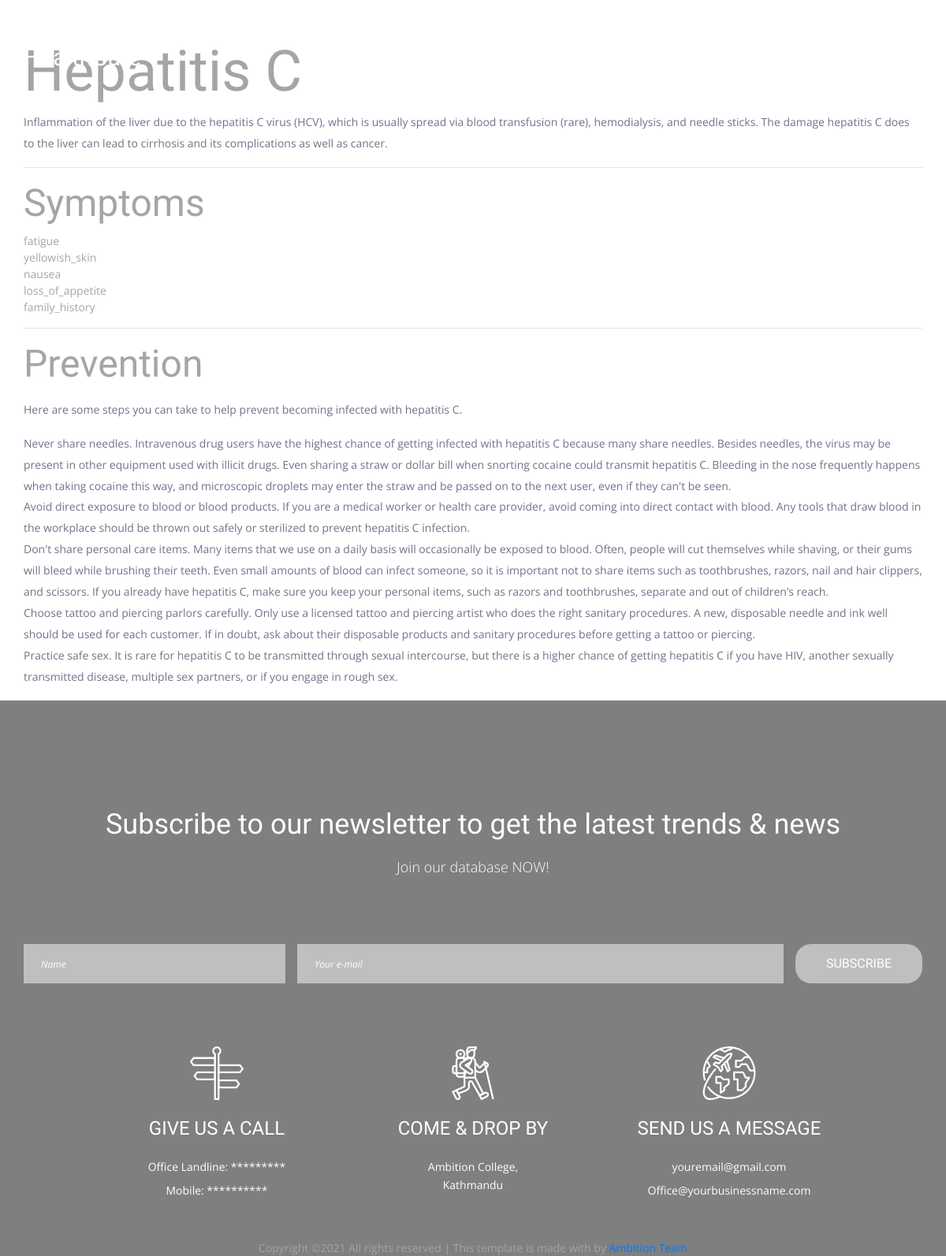
/disease/29/detail, run on the app's committed database.
### predict/models.py (models this page shows, shortened)
class Disease(models.Model):
    name = models.CharField(max_length = 50, unique=True)
    description = models.TextField(null=True, blank=True)
    disease_symptom = models.ManyToManyField(Symptom, blank=True)
    prevention = models.TextField(default="")
    class Meta:
        ordering = ["name"]

class Symptom(models.Model):
    name = models.CharField(max_length = 50, unique=True)

### predict/views.py (the view)
# urls.py: path('disease/<int:id>/detail', views.disease_detail, name="disease_detail"),
def disease_detail(request, id):
    disease = get_object_or_404(Disease, id=id)
    return render(request, "predict/detail.html", {
        "disease": disease
    })

### predict/templates/predict/detail.html (shortened to what this page needs)
{% extends "base.html" %}
{% block content %}
<div class="container mt-5">
    <h1>{{ disease.name }}</h1>
    <p>{{ disease.description }}</p>
    <hr>
    <h2>Symptoms</h2>
    <ul>
        {% for s in disease.disease_symptom.all %}
            <li>{{ s.name }}</li>
        {% endfor %}
    </ul>
    <hr>
    <h2>Prevention</h2>
    <p>{{ disease.prevention|linebreaks  }}</p>
</div>
{% endblock %}

### templates/base.html (shortened to what this page needs)
{% load static %}
<!DOCTYPE html>
<html lang="en">
<head>
<link rel="stylesheet" type="text/css" href="{% static 'styles/bootstrap4/bootstrap.min.css' %}">
<link href="{% static 'plugins/font-awesome-4.7.0/css/font-awesome.min.css' %}" rel="stylesheet" type="text/css">
<link rel="stylesheet" type="text/css" href="{% static 'plugins/OwlCarousel2-2.2.1/owl.carousel.css' %}">
<link rel="stylesheet" type="text/css" href="{% static 'plugins/OwlCarousel2-2.2.1/owl.theme.default.css' %}">
<link rel="stylesheet" type="text/css" href="{% static 'plugins/OwlCarousel2-2.2.1/animate.css' %}">
<link rel="stylesheet" type="text/css" href="{% static 'styles/main_styles.css' %}">
<link rel="stylesheet" type="text/css" href="{% static 'styles/responsive.css' %}">
</head>
<body>
{% include "header.html" %}
<div class="super_container">
    {% block content %}
    {% endblock %}
{% include "footer.html" %}
</div>
</body>
</html>

### templates/header.html (shortened to what this page needs)
{% load static %}
	<header class="header">
		<div class="container">
			<div class="row">
				<div class="col">
					<div class="header_content d-flex flex-row align-items-center justify-content-start">
						<div class="header_content_inner d-flex flex-row align-items-end justify-content-start">
							<div class="logo"><a href="{% url 'predict:index'%}">HealthCare</a></div>
							<nav class="main_nav">
								<ul class="d-flex flex-row align-items-start justify-content-start">
									<li class="active"><a href="{% url 'predict:index'%}">Home</a></li>
									<li><a href="/">About us</a></li>
									<li><a href="#">ALL disease</a></li>
									<li><a href="/">News</a></li>
								</ul>
							</nav>
							<div class="header_phone ml-auto">Call us: **********</div>
						</div>
					</div>
				</div>
			</div>
		</div>
	</header>

### templates/footer.html (shortened to what this page needs)
{% load static %}
	<footer class="footer">
		<div class="parallax_background parallax-window" style="background-color: black; opacity: 0.5;" data-parallax="scroll" data-image-src="{%  static 'images/health4.jpg' %}" data-speed="0.8"></div>
		<div class="container">
			<div class="row">
				<div class="col">
					<div class="newsletter">
						<div class="newsletter_title_container text-center">
							<div class="newsletter_title">Subscribe to our newsletter to get the latest trends & news</div>
							<div class="newsletter_subtitle">Join our database NOW!</div>
						</div>
						<div class="newsletter_form_container">
							<form action="#" class="newsletter_form d-flex flex-md-row flex-column align-items-start justify-content-between" id="newsletter_form">
								<div class="d-flex flex-md-row flex-column align-items-start justify-content-between">
									<div><input type="text" class="newsletter_input newsletter_input_name" id="newsletter_input_name" placeholder="Name" required="required"><div class="input_border"></div></div>
									<div><input type="email" class="newsletter_input newsletter_input_email" id="newsletter_input_email" placeholder="Your e-mail" required="required"><div class="input_border"></div></div>
								</div>
								<div><button class="newsletter_button">subscribe</button></div>
							</form>
						</div>
					</div>
				</div>
			</div>
			<div class="row footer_contact_row">
				<div class="col-xl-10 offset-xl-1">
					<div class="row">
						<div class="col-xl-4 footer_contact_col">
							<div class="footer_contact_item d-flex flex-column align-items-center justify-content-start text-center">
								<div class="footer_contact_icon"><img src="{% static 'images/sign.svg' %}" alt=""></div>
								<div class="footer_contact_title">give us a call</div>
								<div class="footer_contact_list">
									<ul>
										<li>Office Landline: *********</li>
										<li>Mobile: **********</li>
									</ul>
								</div>
							</div>
						</div>
						<div class="col-xl-4 footer_contact_col">
							<div class="footer_contact_item d-flex flex-column align-items-center justify-content-start text-center">
								<div class="footer_contact_icon"><img src="{% static 'images/trekking.svg' %}" alt=""></div>
								<div class="footer_contact_title">come & drop by</div>
								<div class="footer_contact_list">
									<ul style="max-width:190px">
										<li>Ambition College, Kathmandu</li>
									</ul>
								</div>
							</div>
						</div>
						<div class="col-xl-4 footer_contact_col">
							<div class="footer_contact_item d-flex flex-column align-items-center justify-content-start text-center">
								<div class="footer_contact_icon"><img src="{% static 'images/around.svg' %}" alt=""></div>
								<div class="footer_contact_title">send us a message</div>
								<div class="footer_contact_list">
									<ul>
										<li>youremail@gmail.com</li>
										<li>Office@yourbusinessname.com</li>
									</ul>
								</div>
							</div>
						</div>
					</div>
				</div>
			</div>
		</div>
		<div class="col text-center">
Copyright &copy;<script>document.write(new Date().getFullYear());</script> All rights reserved | This template is made with  by <a href="#" target="_blank">Ambition Team</a>
 </div>
	</footer>

### data on the page
Disease: name "Hepatitis C", description "Inflammation of the liver due to the hepatitis C virus (HCV), which is usually spread via blood transfusion (rare), hemodialysis, and needle sticks. The damage hepatitis C does to the liver can lead to cirrhosis and its complications as well as cancer.", prevention "Here are some steps you can take to help prevent becoming infected with hepatitis C. Never share needles. Intravenous drug users have the highest chance of getting infected with hepatitis C because many share needles. Besides needles, the virus may be present in other equipment used with illicit drugs. Even sharing a straw or dollar bill when snorting cocaine could transmit hepatitis C. Bleeding in the nose frequently happens when taking cocaine this way, and microscopic droplets may enter the straw and be passed on to the next user, even if they can't be seen. Avoid direct exposure to blood or blood products. If you are a medical worker or health care provider, avoid coming into direct…"
Symptom: name "fatigue"
Symptom: name "yellowish_skin"
Symptom: name "nausea"
Symptom: name "loss_of_appetite"
Symptom: name "family_history"
